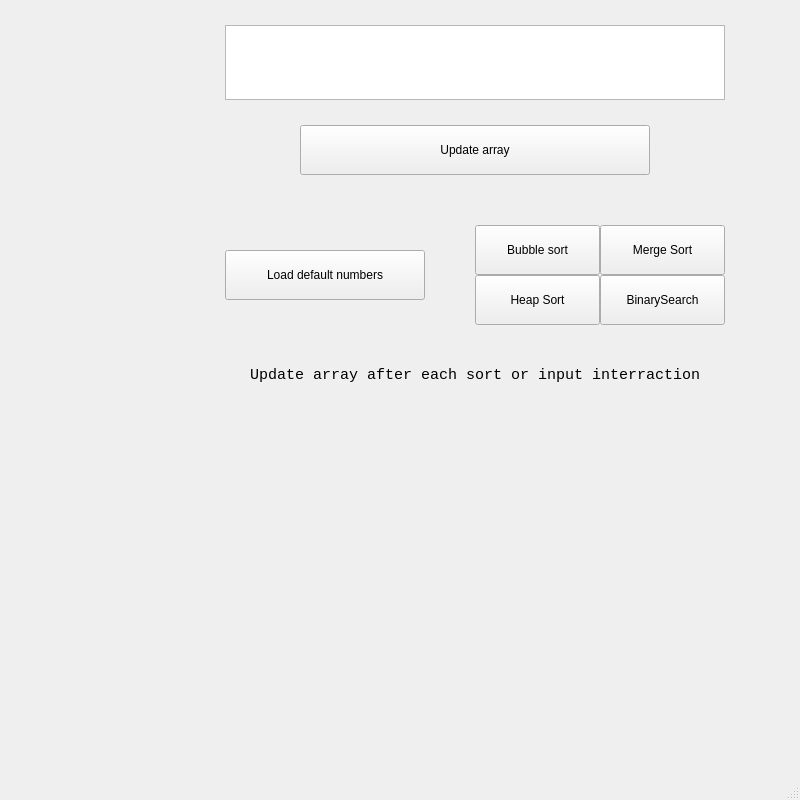
<?xml version="1.0" encoding="UTF-8"?>
<ui version="4.0">
 <class>MainWindow</class>
 <widget class="QMainWindow" name="MainWindow">
  <property name="geometry">
   <rect>
    <x>0</x>
    <y>0</y>
    <width>800</width>
    <height>800</height>
   </rect>
  </property>
  <property name="windowTitle">
   <string>MainWindow</string>
  </property>
  <property name="styleSheet">
   <string notr="true">font: 11pt &quot;Monospace&quot;;</string>
  </property>
  <widget class="QWidget" name="centralwidget">
   <widget class="QPushButton" name="bubbleSortButton">
    <property name="geometry">
     <rect>
      <x>475</x>
      <y>225</y>
      <width>125</width>
      <height>50</height>
     </rect>
    </property>
    <property name="text">
     <string>Bubble sort</string>
    </property>
   </widget>
   <widget class="QPushButton" name="mergeSortButton">
    <property name="geometry">
     <rect>
      <x>600</x>
      <y>225</y>
      <width>125</width>
      <height>50</height>
     </rect>
    </property>
    <property name="text">
     <string>Merge Sort</string>
    </property>
   </widget>
   <widget class="QPushButton" name="binarySearchButton">
    <property name="geometry">
     <rect>
      <x>600</x>
      <y>275</y>
      <width>125</width>
      <height>50</height>
     </rect>
    </property>
    <property name="text">
     <string>BinarySearch</string>
    </property>
   </widget>
   <widget class="QPlainTextEdit" name="arrayTextEdit">
    <property name="geometry">
     <rect>
      <x>225</x>
      <y>25</y>
      <width>500</width>
      <height>75</height>
     </rect>
    </property>
    <property name="autoFillBackground">
     <bool>true</bool>
    </property>
    <property name="backgroundVisible">
     <bool>false</bool>
    </property>
   </widget>
   <widget class="QWidget" name="verticalLayoutWidget">
    <property name="geometry">
     <rect>
      <x>20</x>
      <y>10</y>
      <width>191</width>
      <height>751</height>
     </rect>
    </property>
    <layout class="QVBoxLayout" name="verticalLayout">
     <property name="sizeConstraint">
      <enum>QLayout::SetDefaultConstraint</enum>
     </property>
    </layout>
   </widget>
   <widget class="QPushButton" name="heapsortButton">
    <property name="geometry">
     <rect>
      <x>475</x>
      <y>275</y>
      <width>125</width>
      <height>50</height>
     </rect>
    </property>
    <property name="text">
     <string>Heap Sort</string>
    </property>
   </widget>
   <widget class="QPushButton" name="sortBu">
    <property name="geometry">
     <rect>
      <x>300</x>
      <y>125</y>
      <width>350</width>
      <height>50</height>
     </rect>
    </property>
    <property name="text">
     <string>Update array</string>
    </property>
   </widget>
   <widget class="QPushButton" name="pushButton">
    <property name="geometry">
     <rect>
      <x>225</x>
      <y>250</y>
      <width>200</width>
      <height>50</height>
     </rect>
    </property>
    <property name="text">
     <string>Load default numbers</string>
    </property>
   </widget>
   <widget class="QLabel" name="label">
    <property name="geometry">
     <rect>
      <x>225</x>
      <y>350</y>
      <width>500</width>
      <height>50</height>
     </rect>
    </property>
    <property name="font">
     <font>
      <family>Monospace</family>
      <pointsize>11</pointsize>
      <italic>false</italic>
      <bold>false</bold>
     </font>
    </property>
    <property name="text">
     <string>Update array after each sort or input interraction</string>
    </property>
    <property name="alignment">
     <set>Qt::AlignCenter</set>
    </property>
   </widget>
  </widget>
  <widget class="QMenuBar" name="menubar">
   <property name="geometry">
    <rect>
     <x>0</x>
     <y>0</y>
     <width>800</width>
     <height>23</height>
    </rect>
   </property>
  </widget>
  <widget class="QStatusBar" name="statusbar"/>
 </widget>
 <resources/>
 <connections/>
</ui>
